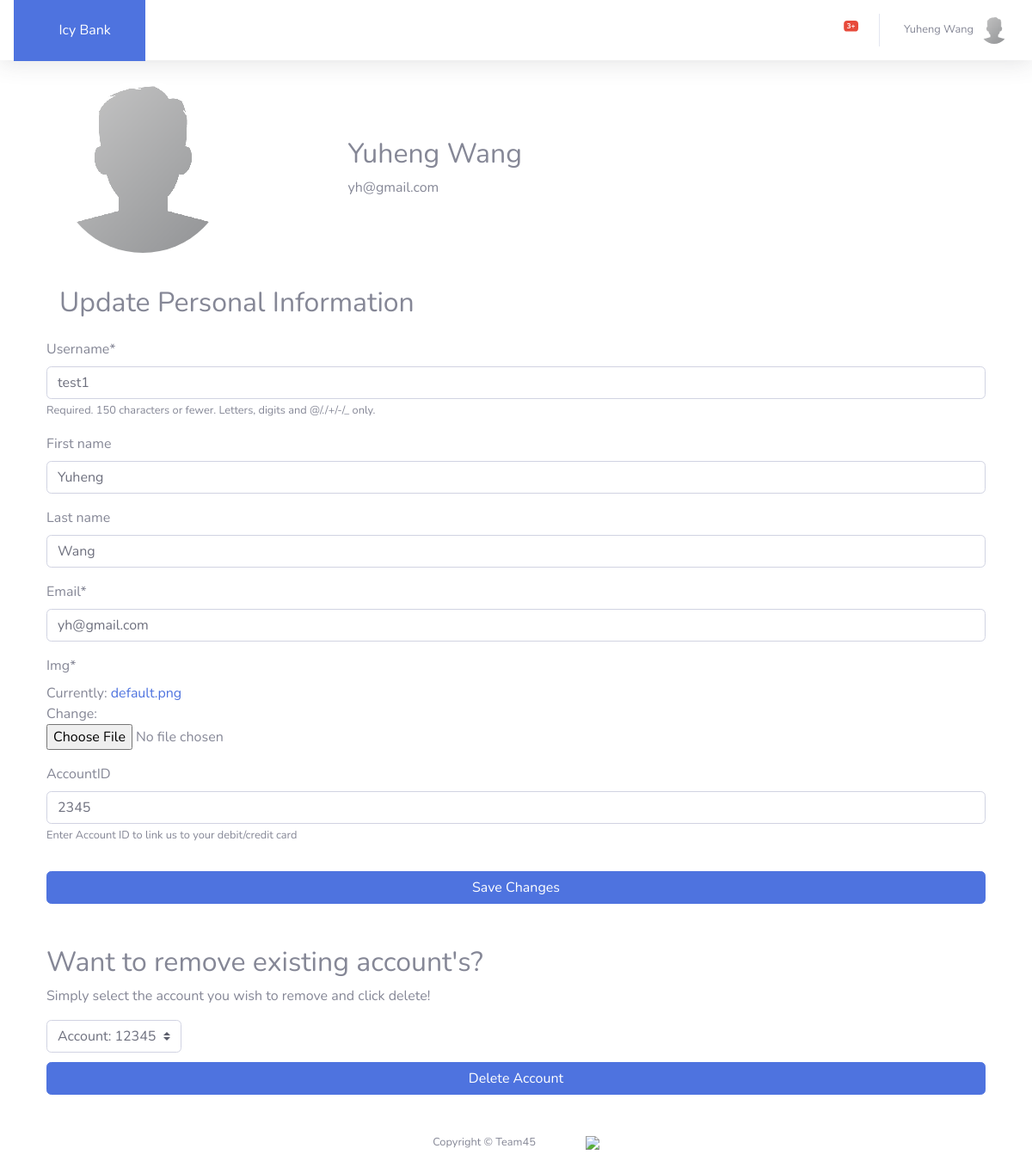
/home/profile (signed in), run on an earlier commit of the app's database.
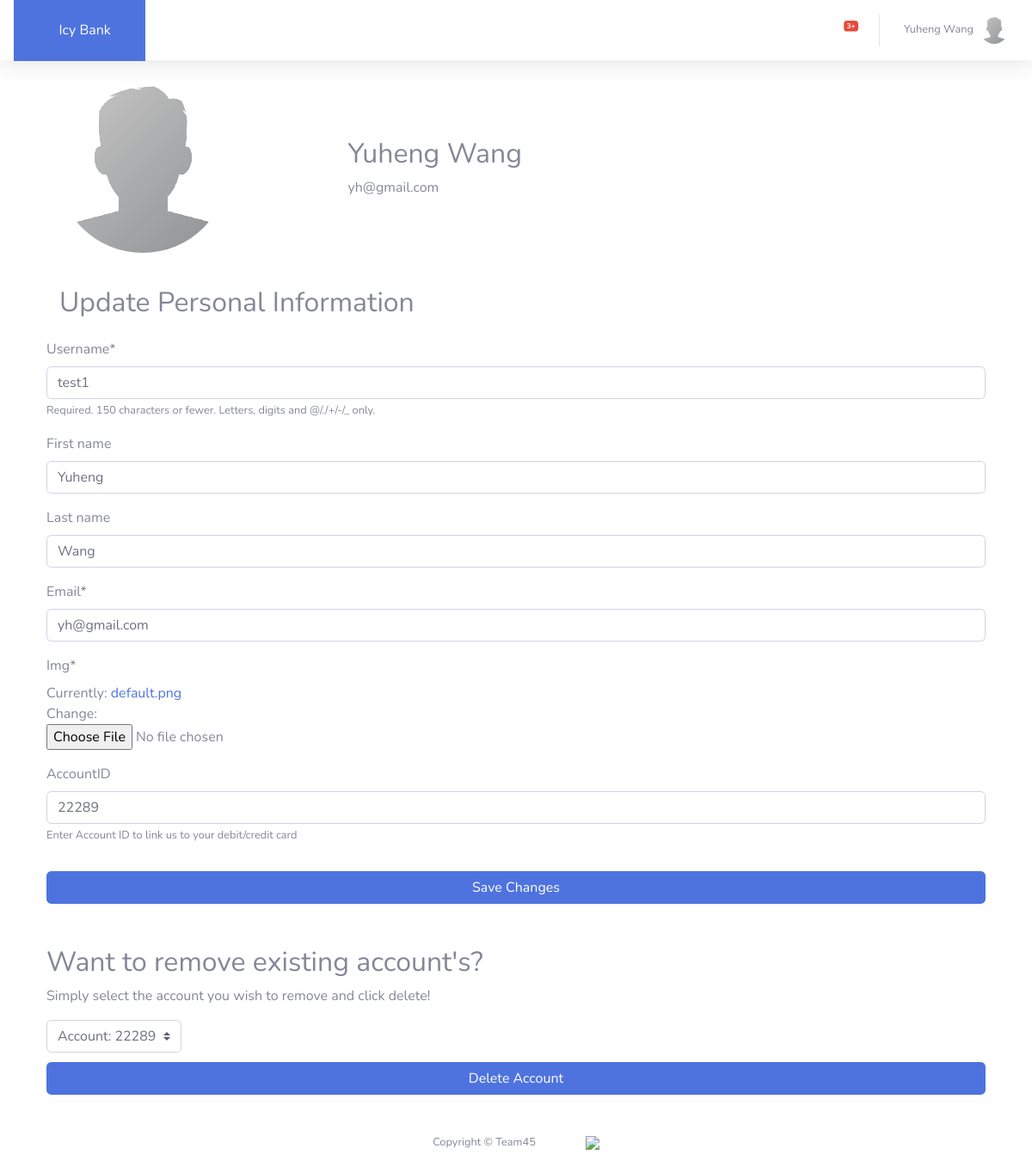
And on a later commit of the database.
### users/models.py (models this page shows, shortened)
class Profile(models.Model):
    user = models.OneToOneField(User, on_delete=models.CASCADE)
    img = models.ImageField(default='default.png', upload_to='profilePics')
    accountID = models.CharField(max_length=14, blank=True,
                                 help_text="Enter Account ID to link us to your debit/credit card")
    gotAccount = models.CharField(max_length=1, blank=False, default="0")
    transPerPage = models.CharField(max_length=14, blank=False, default="10")
    dateRange = models.CharField(max_length=128, blank=False, default="None")
    useDateFilter = models.CharField(max_length=1, blank=False, default="0")
    def getAccount(self):
        return Account.objects.filter(user__username=self.user.username).values_list('accountid', flat=True)

### transactions/views.py (the view)
# urls.py: path('profile', views.profile, name='profile'),
@login_required
def profile(request):
    request.session.set_expiry(600)
    if request.method == 'POST':
        uForm = UserUpdateForm(request.POST, request.FILES, instance=request.user)
        pForm = ProfileUpdateForm(request.POST, request.FILES, instance=request.user.profile)
        if uForm.is_valid() and pForm.is_valid():
            newAccountID = pForm.cleaned_data.get('accountID')
            request.user.profile.addToAccountList(newAccountID)
            uForm.save()
            pForm.save()
            messages.success(request, f'Account successfully updated')
            return redirect('profile')
    else:
        uForm = UserUpdateForm(instance=request.user)
        pForm = ProfileUpdateForm(instance=request.user.profile)
    context = {
        'uForm': uForm,
        'pForm': pForm,
        'accountIDs': getStrAccountIDs(request.user.profile)
    }
    return render(request, "transactions/profile.html", context)

### users/forms.py
class UserUpdateForm(forms.ModelForm):
    email = forms.EmailField()
    class Meta:
        model = User
        fields = ['username', 'first_name', 'last_name', 'email']

class ProfileUpdateForm(forms.ModelForm):
    class Meta:
        model = Profile
        fields = ['img', 'accountID']

### transactions/utils.py (called while the page is built)
def getStrAccountIDs(profile):
    accountList = []
    for accounts in profile.getAccount():
        accountList.append(str(accounts))
    return accountList

### transactions/templates/transactions/profile.html (shortened to what this page needs)
{% extends "transactions/base.html" %}
{% load crispy_forms_tags %}
{% block ctt %}
<div class="content-section">
	<div class="media">
		<div class="col-xl-3 col-md-6 mb-4">
			<img class="rounded-circle account-img" src="{{ user.profile.img.url }}">
		</div>
		<div class="col-xl-3 col-md-6 mb-4" style="margin: 6%">
			<h2 class="account-heading">{{ user.first_name }} {{ user.last_name }}</h2>
			<p class="test-secondary">{{ user.email }}</p>
		</div>
	</div>
	<h2 style="padding: 15px">
		Update Personal Information
	</h2>
	<form method="POST" enctype="multipart/form-data">
		<fieldset class="form-group">
			{{ uForm|crispy }}
			{{ pForm|crispy }}
		</fieldset>
		<div class="form-group">
			<button class="btn btn-primary btn-user btn-block" type="submit">
				Save Changes
			</button>
		</div>
	</form>
	<div style="padding-top: 3%">
		<h2 class="account-heading" >
		Want to remove existing account's?</h2>
		<p class="test-secondary">Simply select the account you wish to remove and click delete!</p>
	</div>
	<form action="{% url 'delete' %}" method="POST">
		<select class="custom-select w-auto" name="accountDropdown" style="margin-bottom: 1%">
		{% for account in accountIDs %}
			<option value="{{account}}">Account: {{ account }}</option>
		{% endfor %}
		</select>
		<div class="form-group">
			<input class="btn btn-primary btn-user btn-block" type="submit" value="Delete Account">
		</div>
	</form>
</div>
{% endblock ctt %}

What changed in the data, as far as the page shows it:
changed Profile: accountID "2345" → "22289"
Also different on the page:
form field accountDropdown: "Account: 12345" → "Account: 22289"
